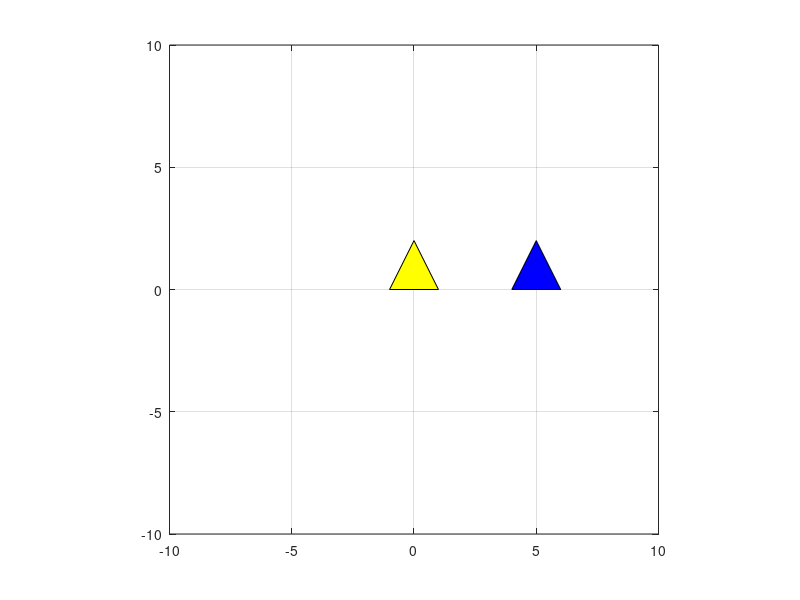

Source code (MATLAB):
close

P1 = [-1 0]';
P2 = [1 0]';
P3 = [0 2]';
A1 = [P1 P2 P3];

fill(A1(1,:), A1(2,:), 'y');

v = [5 0]';
A2 = A1 + v;

hold on;
fill(A2(1,:), A2(2,:), 'b');
axis equal;
axis([-10 10 -10 10]);
grid on;